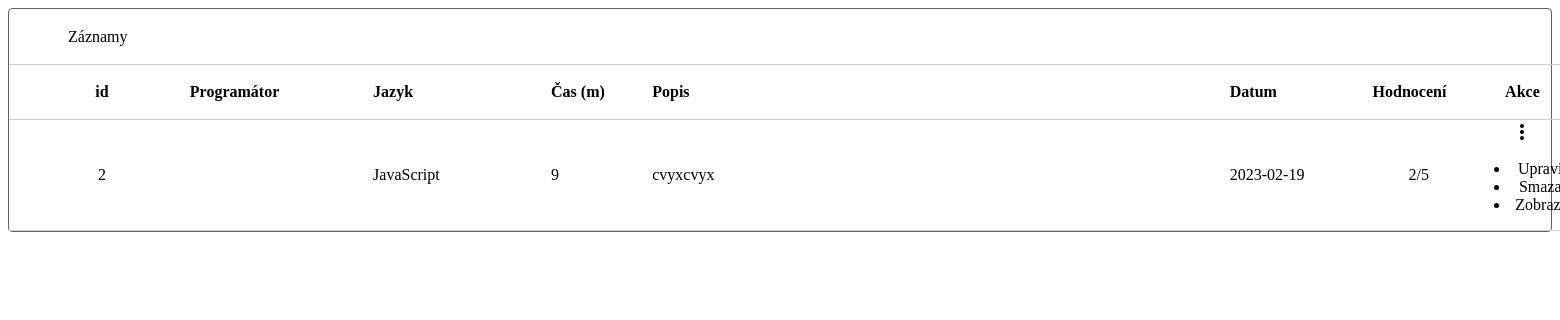
The app's page /sort/ (signed in) with its own data.
### tables this page shows
CREATE TABLE "records"
(
    "id"              INTEGER,
    "dates"           DATE NOT NULL,
    "timeInMinutes"   INT  NOT NULL,
    "programmingLang" TEXT NOT NULL,
    "rating"          INT  NOT NULL,
    "description"     TEXT NOT NULL,
    "user_id"         INT  NOT NULL,
    PRIMARY KEY ("id" AUTOINCREMENT)
);

### app.py (the view)
@app.route('/sort/')
def sort():
    sort_field = request.args.get('sort_field')
    filter_rating = request.args.get('filter_rating')
    filter_formatted_date = request.args.get('filter_formatted_date')
    filter_programmingLangs = request.args.get('filter_programmingLangs')
    filter_time = request.args.get('filter_time')
    filter_programmer = request.args.get('filter_programmer')
    filter_categories = request.args.get('filter_categories')
    print("programator: " + str(filter_programmer))
    print(sort_field)
    return render_template('customElements/table_row.html',
                           texts=sorting.pre_sort(sort_field, filter_rating, filter_programmingLangs,
                                                  filter_formatted_date,
                                                  filter_time, filter_programmer, filter_categories,
                                                  current_user.get_id()))

### app.py (called while the page is built)
@login_manager.user_loader
def load_user(user_id):
    print("users_load")
    conn = db.get_db_connection()
    cursor = conn.cursor()
    cursor.execute("SELECT * FROM users WHERE id = ?", (user_id,))
    user = cursor.fetchone()
    if user is None:
        return None
    user = User(id=user[0], username=user[1], email=user[2], password=user[3])
    return user

### db.py (called while the page is built)
def get_db_connection():  # napojení se na databázi
    conn = sqlite3.connect(databasePath)
    conn.row_factory = sqlite3.Row
    return conn

### templates/customElements/table_row.html (shortened to what this page needs)
<div style="border: 1px #626262 solid; border-radius: 4px;">
    <div style="width: 1576px;">
        <div style="width: 100%; height: 55px; display: flex; align-items: center">
            <div style="display: flex; width: 100%; align-items: center; position:relative;">
                <div style="position:absolute; left: 59px">
                    <span>Záznamy</span>
                </div>
            </div>
        </div>
    </div>
    <table id="records_table" style="" class="display">
        <thead>
        <tr style=" height: 55px;">
            <th class="datatable-nosort">
                id
            </th>
            <th id="sort-button-programmer" class="ui-sort-control">
                <div style="display: flex; align-items: center;">
                    <span>
                        Programátor
                    </span>
                </div>
            </th>
            <th id="sort-button-programLang" class="ui-sort-control">
                <div style="display: flex; align-items: center;">
                    <span>
                        Jazyk
                    </span>
                </div>
            </th>
            <th id="sort-button-time" class="ui-sort-control">
                <div style="display: flex; align-items: center;">
                    <span>
                        Čas (m)
                    </span>
                </div>
            </th>
            <th style="cursor: auto;cursor: default;">
                Popis
            </th>
            <th id="sort-button-date" class="ui-sort-control">
                <div style="display: flex; align-items: center;">
                    <span>
                        Datum
                    </span>
                </div>
            </th>
            <th id="sort-button-rating" class="ui-sort-control">
                <div style="display: flex; align-items: center;">
                    <span>
                        Hodnocení
                    </span>
                </div>
            </th>
            <th style="cursor: default;">Akce</th>
        </tr>
        </thead>
        <tbody id="table-content">
        {% for record in texts %}
            <tr style="">
                <td style="text-align: center; position:relative;">
                    {{ record.id }}
                </td>
                <td>{{ record.programmer }}</td>
                <td>{{ record.programmingLang }}</td>
                <td style="text-align: left">{{ record.timeInMinutes }}</td>
                <td style="max-height: 55px; overflow-y: auto"><span class="short_desc">{{ record.description }}</span>
                </td>
                <td>{{ record.dates }}</td>
                <td style="text-align: center">{{ record.rating }}/5</td>
                <td>
                    <div>
                        <a style="cursor:pointer;" class="contextMenu_record_more_section">
                        </a>
                        <div style="" class="contextMenu_record">
                            <ul style="">
                                <li style="">
                                    <a onclick="get_record_id('{{ record.id }}'); edit_record();">Upravit</a>
                                </li>
                                <li style="">
                                    <a onclick="set_remove_statement('record'); get_record_id('{{ record.id }}'); remove_record();">Smazat</a>
                                </li>
                                <li style="">
                                    <a onclick="showRecord({{ record.id }})">Zobrazit</a>
                                </li>
                            </ul>
                        </div>
                    </div>
                </td>
            </tr>
        {% endfor %}
        </tbody>
    </table>
</div>

### templates/customElements/table_row.html (style rules this page uses)
table { width: 1576px; table-layout: fixed; border-collapse: collapse; }
td { border-bottom: 1px solid #D0D0D0; border-top: 1px solid #D0D0D0 }
th { border-bottom: 1px solid #D0D0D0; border-top: 1px solid #D0D0D0 }
table tr td:first-child, table tr th:first-child { cursor: default; padding: 0 0 0 10px; }
table tr td:last-child, table tr th:last-child { padding: 0 10px 0 0; }
table tr { height: 55px; width: 1576px; }
table tr td, table tr th { padding: 0; padding: 0 5px; }
table tr td:nth-child(1), table tr th:nth-child(1) { text-align: center; width: 155px; }
table tr td:nth-child(2), table tr th:nth-child(2) { text-align: left; width: 162px }
table tr td:nth-child(3), table tr th:nth-child(3) { text-align: left; width: 157px }
table tr td:nth-child(4), table tr th:nth-child(4) { width: 85px }
table tr td:nth-child(5), table tr th:nth-child(5) { text-align: left; width: 532px }
table tr td:nth-child(6), table tr th:nth-child(6) { text-align: left; width: 124px }
table tr td:nth-child(7), table tr th:nth-child(7) { text-align: left; width: 86px }
table tr td:nth-child(8), table tr th:nth-child(8) { text-align: center; width: 98px }
table thead tr th { cursor: pointer; }

### records on screen
records: id "2", programmingLang "JavaScript", timeInMinutes "9", description "cvyxcvyx", dates "2023-02-19", rating "2"
